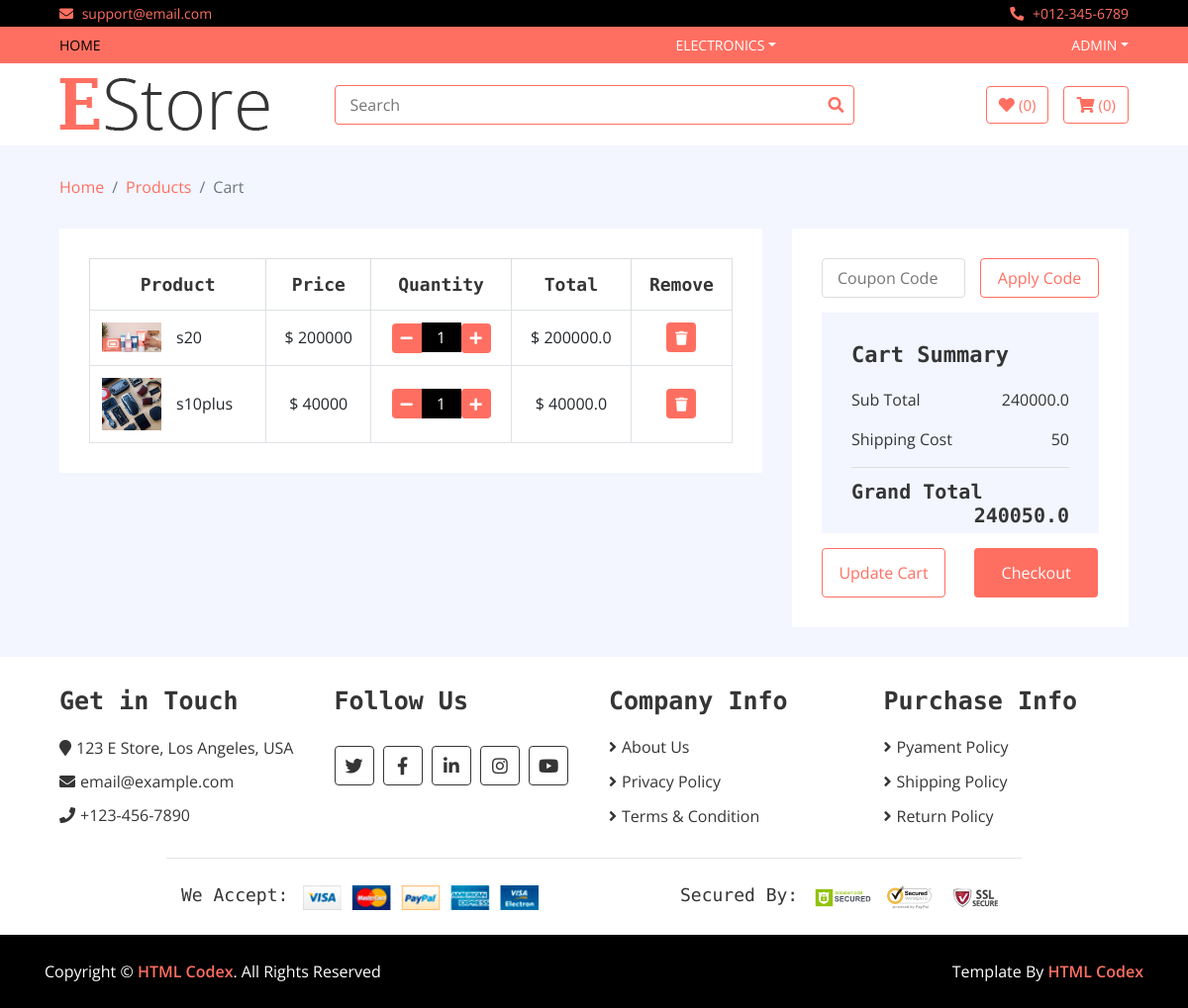
The app's page /my_cart (signed in), older data.
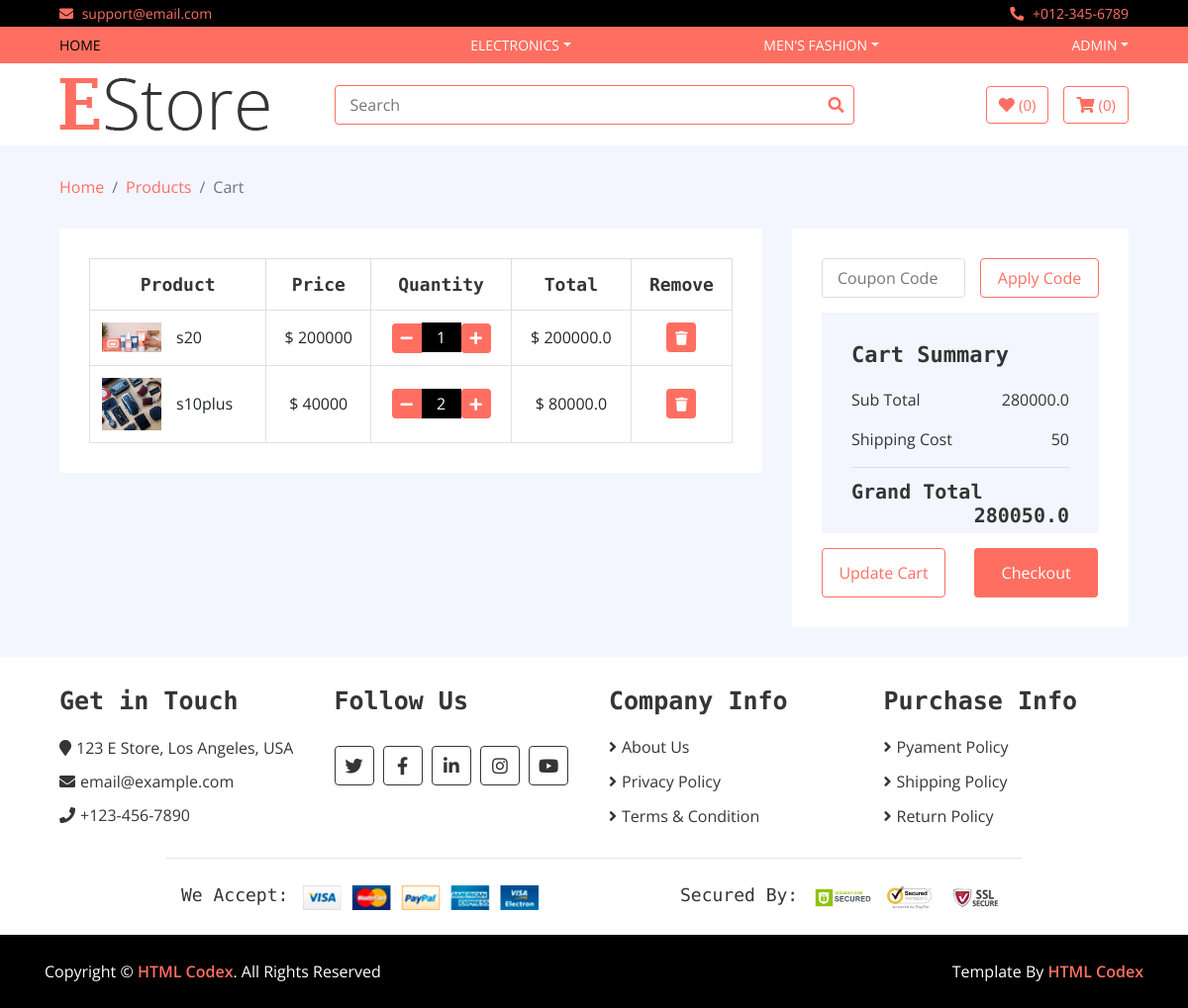
The same page, newer data.
### home/models.py (models this page shows, shortened)
class Category(models.Model):
    name = models.CharField(max_length=100)
    logo = models.CharField(max_length=100)
    slug = models.TextField(unique=True)

class Cart(models.Model):
    username = models.CharField(max_length=200)
    slug = models.TextField()
    quantity = models.IntegerField(default=1)
    total = models.FloatField()
    checkout = models.BooleanField(default=False)
    items = models.ForeignKey(Product, on_delete=models.CASCADE)

class Product(models.Model):
    name = models.CharField(max_length=200)
    image = models.ImageField(upload_to='media')
    price = models.IntegerField()
    discounted_price = models.IntegerField(default=0)
    category = models.ForeignKey(Category, on_delete=models.CASCADE)
    subcategory = models.ForeignKey(SubCategory, on_delete=models.CASCADE)
    brand = models.ForeignKey(Brand, on_delete=models.CASCADE)
    description = models.TextField(blank=True)
    specification = models.TextField(blank=True)
    slug = models.TextField(unique=True)
    stock = models.CharField(max_length=100, choices=STOCK)
    labels = models.CharField(max_length=100, choices=LABELS, blank=True)

### home/views.py (the view)
# urls.py: path('my_cart', CartView.as_view(), name='my_cart'),
class CartView(BaseView):
    def get(self, request):
        grand_total = 0
        username = request.user.username
        self.views['my_carts'] = Cart.objects.filter(username=username, checkout=False)
        for i in self.views['my_carts']:
            grand_total = grand_total + i.total
        self.views['all_total'] = grand_total
        self.views['shipping'] = 50
        self.views['grand_total'] = grand_total + 50
        return render(request, 'cart.html',self.views)

### templates/cart.html (shortened to what the changed rows need)
{% extends 'base.html' %}
{% load static %}
{% block content %}
        <div class="cart-page">
            <div class="container-fluid">
                <div class="row">
                    <div class="col-lg-8">
                        <div class="cart-page-inner">
                            <div class="table-responsive">
                                <table class="table table-bordered">
                                    <thead class="thead-dark">
                                        <tr>
                                            <th>Product</th>
                                            <th>Price</th>
                                            <th>Quantity</th>
                                            <th>Total</th>
                                            <th>Remove</th>
                                        </tr>
                                    </thead>
                                    <tbody class="align-middle">
                                    {% for cart in my_carts %}
                                        <tr>
                                            <td>
                                                <div class="img">
                                                    <a href="#"><img src="{{cart.items.image.url}}" alt="Image"></a>
                                                    <p>{{cart.items.name}}</p>
                                                </div>
                                            </td>
                                            {% if cart.items.discounted_price > 0 %}
                                            <td>$ {{ cart.items.discounted_price}}</td>
                                            {% else %}
                                            <td>$ {{ cart.items.price}}</td>
                                            {% endif %}
                                            <td>
                                                <div class="qty">
                                                    <a href = "/reduce_cart/{{cart.slug}}"><button class="btn-minus"><i class="fa fa-minus"></i></button></a>
                                                    <input type="text" value="{{cart.quantity}}">
                                                    <a href = "/cart/{{cart.slug}}"><button class="{{cart.slug}}"><i class="fa fa-plus"></i></button></a>
                                                </div>
                                            </td>
                                            <td>$ {{cart.total}}</td>
                                            <td><a href= "/delete_cart/{{cart.slug}}"><button><i class="fa fa-trash"></i></button></a></td>
                                        </tr>
                                    {% endfor %}
                                    </tbody>
                                </table>
                            </div>
                        </div>
                    </div>
                    <div class="col-lg-4">
                        <div class="cart-page-inner">
                            <div class="row">
                                <div class="col-md-12">
                                    <div class="cart-summary">
                                        <div class="cart-content">
                                            <h1>Cart Summary</h1>
                                            <p>Sub Total<span>{{all_total}}</span></p>
                                            <h2>Grand Total<span>{{grand_total}}</span></h2>
                                        </div>
                                    </div>
                                </div>
                            </div>
                        </div>
                    </div>
                </div>
            </div>
        </div>
{% endblock %}

### templates/base.html (shortened to what the changed rows need)
<!DOCTYPE html>
{% load static %}
<html lang="en">
    <head>
        <link href="https://stackpath.bootstrapcdn.com/bootstrap/4.4.1/css/bootstrap.min.css" rel="stylesheet">
        <link href="https://cdnjs.cloudflare.com/ajax/libs/font-awesome/5.10.0/css/all.min.css" rel="stylesheet">
        <link href="{% static 'lib/slick/slick.css' %}" rel="stylesheet">
        <link href="{% static 'lib/slick/slick-theme.css' %}" rel="stylesheet">
        <link href="{% static 'css/style.css' %}" rel="stylesheet">
    </head>
    <body>
        <div class="nav">
            <div class="container-fluid">
                <nav class="navbar navbar-expand-md bg-dark navbar-dark">
                    <div class="collapse navbar-collapse justify-content-between" id="navbarCollapse">
                        {% for cat in categories %}
                         <div class="navbar-nav ml-auto">
                            <div class="nav-item dropdown">
                                <a href="#" class="nav-link dropdown-toggle" data-toggle="dropdown">{{cat.name}}</a>
                            </div>
                        </div>
                        {% endfor %}
                    </div>
                </nav>
            </div>
        </div>
{% block content %}
{% endblock %}
        <div class="footer">
            <div class="container-fluid">
                <div class="row">
                    <div class="col-lg-3 col-md-6">
                        <div class="footer-widget">
                            <h2>Get in Touch</h2>
                        </div>
                    </div>
                    <div class="col-lg-3 col-md-6">
                        <div class="footer-widget">
                            <h2>Follow Us</h2>
                        </div>
                    </div>
                    <div class="col-lg-3 col-md-6">
                        <div class="footer-widget">
                            <h2>Company Info</h2>
                        </div>
                    </div>
                    <div class="col-lg-3 col-md-6">
                        <div class="footer-widget">
                            <h2>Purchase Info</h2>
                        </div>
                    </div>
                </div>
                <div class="row payment align-items-center">
                    <div class="col-md-6">
                        <div class="payment-method">
                            <h2>We Accept:</h2>
                        </div>
                    </div>
                    <div class="col-md-6">
                        <div class="payment-security">
                            <h2>Secured By:</h2>
                        </div>
                    </div>
                </div>
            </div>
        </div>
    </body>
</html>

Row changes from the older to the newer data that the page shows:
added Category: name "MEN'S FASHION"
changed Cart "s10plus": quantity "1" → "2"; total "40000.0" → "80000.0"
Text that changed along with them:
{{ all_total }}: "240000.0" → "280000.0"
{{ grand_total }}: "240050.0" → "280050.0"
